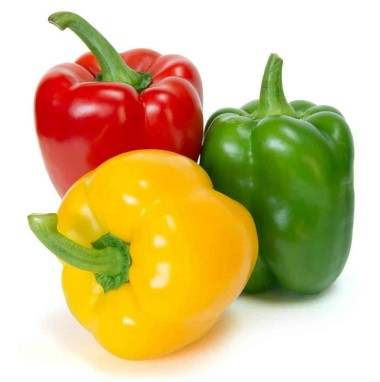
%> input picture Lab 1/Q2/Figure3.jpg, 380 x 382 px
$ octave Q3.m   (GNU Octave 9; MATLAB toolbox functions it lacks are replaced by stand-ins)
%> lines starting %> are read from the running program, lines starting %| are printed output that depends on the picture; in (x1, y1, x2, y2) boxes, pixels count from 0 and x2, y2 are one past the last pixel; in counts of white or black regions, pixels touching at a corner belong together; the program's own positions count from 1
clc;
clear all;

% Load the color Figure 3
figure3 = imread('Figure3.jpg');
%> figure3 is the input picture: size 382x380x3 uint8; mean R, G, B 211.3, 191.1, 134.8

% Convert the image to grayscale
grayImage = rgb2gray(figure3);
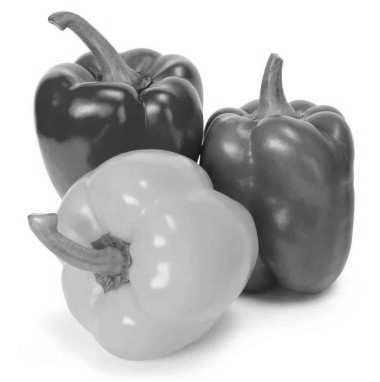
%> grayImage: size 382x380 uint8; min 15, max 255, mean 190.7

% Plot the histogram of the image
figure;
histogram(grayImage);
title('Histogram of Grayscale Image');
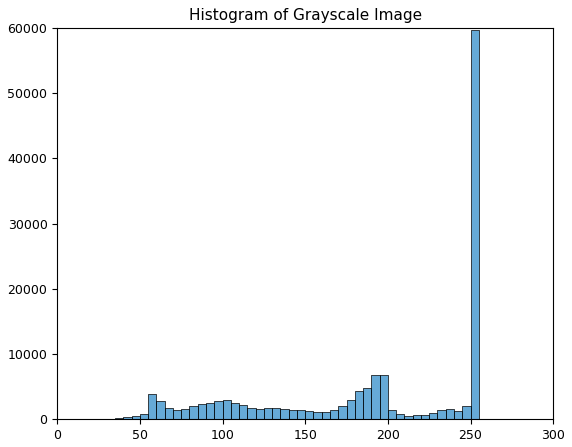
%> figure redrawn from the program's plot data; tallest bar 59644 high, from x = 250 to 255

% Get the peak of the histogram
[counts, grayLevels] = imhist(grayImage);
%> counts = 256 values, max 49265 at index 256, min 0 at index 1, mean 567; grayLevels = 256 values from 0 to 255
[~, maxIndex] = max(counts);
%> maxIndex = 256
peakValue = grayLevels(maxIndex);
%> peakValue = 255
fprintf('Peak value of the histogram: %d\n', peakValue);
%| Peak value of the histogram: 255

% Define two threshold values
threshold1 = peakValue - 20;
%> threshold1 = 235
threshold2 = peakValue + 20;
%> threshold2 = 275

% Segment the image using two threshold values
[row, col] = size(grayImage);
%> row = 382; col = 380
segmentedImage = zeros(row, col);

for i = 1:row
    for j = 1:col
        if grayImage(i, j) <= threshold1
            segmentedImage(i, j) = 0;
        elseif grayImage(i, j) > threshold1 && grayImage(i, j) <= threshold2
            segmentedImage(i, j) = 1;
        else
            segmentedImage(i, j) = 2;
        end
    end
end
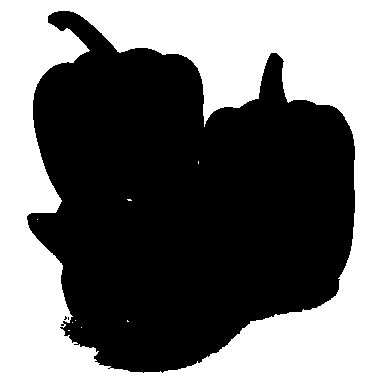
%> segmentedImage: size 382x380 double; values 0 (black) and 1 (white), 44.2% white; 9 white regions (8 under 20 px), largest, box (x1, y1, x2, y2) and area: (0, 0, 380, 382) 64161

% Subplot the original image, grayscale image, and segmented image
figure;
subplot(1, 3, 1);
imshow(figure3);
title('Original Image');

subplot(1, 3, 2);
imshow(grayImage);
title('Grayscale Image');

subplot(1, 3, 3);
imshow(segmentedImage, [0 2]); % Displaying the segmented image with proper colormap
title('Segmented Image');

% Save the segmented image as a JPEG image
imwrite(segmentedImage, 'Segmented_Image.jpg');
